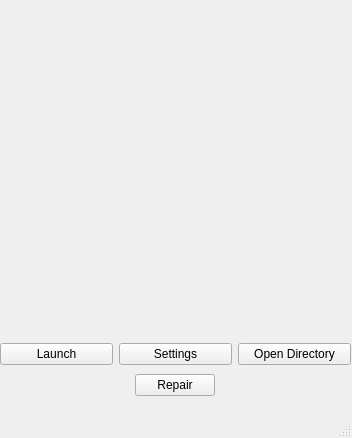
<?xml version="1.0" encoding="UTF-8"?>
<ui version="4.0">
 <class>MainWindow</class>
 <widget class="QMainWindow" name="MainWindow">
  <property name="geometry">
   <rect>
    <x>0</x>
    <y>0</y>
    <width>352</width>
    <height>438</height>
   </rect>
  </property>
  <property name="windowTitle">
   <string>Launcher</string>
  </property>
  <widget class="QWidget" name="centralwidget">
   <property name="autoFillBackground">
    <bool>true</bool>
   </property>
   <widget class="QWidget" name="horizontalLayoutWidget">
    <property name="geometry">
     <rect>
      <x>0</x>
      <y>339</y>
      <width>351</width>
      <height>31</height>
     </rect>
    </property>
    <layout class="QHBoxLayout" name="horizontalLayout">
     <item>
      <widget class="QPushButton" name="launch_button">
       <property name="text">
        <string>Launch</string>
       </property>
      </widget>
     </item>
     <item>
      <widget class="QPushButton" name="settings_button">
       <property name="text">
        <string>Settings</string>
       </property>
      </widget>
     </item>
     <item>
      <widget class="QPushButton" name="open_directory_button">
       <property name="text">
        <string>Open Directory</string>
       </property>
      </widget>
     </item>
    </layout>
   </widget>
   <widget class="QLabel" name="label">
    <property name="geometry">
     <rect>
      <x>0</x>
      <y>0</y>
      <width>351</width>
      <height>331</height>
     </rect>
    </property>
    <property name="text">
     <string/>
    </property>
    <property name="pixmap">
     <pixmap>Star_Citizen_GATAC_Syulen_G03_4k.png</pixmap>
    </property>
   </widget>
   <widget class="QWidget" name="horizontalLayoutWidget_2">
    <property name="geometry">
     <rect>
      <x>-1</x>
      <y>370</y>
      <width>351</width>
      <height>31</height>
     </rect>
    </property>
    <layout class="QHBoxLayout" name="horizontalLayout_2">
     <item>
      <spacer name="horizontalSpacer">
       <property name="orientation">
        <enum>Qt::Horizontal</enum>
       </property>
       <property name="sizeHint" stdset="0">
        <size>
         <width>40</width>
         <height>20</height>
        </size>
       </property>
      </spacer>
     </item>
     <item>
      <widget class="QPushButton" name="repair_button">
       <property name="text">
        <string>Repair</string>
       </property>
      </widget>
     </item>
     <item>
      <spacer name="horizontalSpacer_2">
       <property name="orientation">
        <enum>Qt::Horizontal</enum>
       </property>
       <property name="sizeHint" stdset="0">
        <size>
         <width>40</width>
         <height>20</height>
        </size>
       </property>
      </spacer>
     </item>
    </layout>
   </widget>
  </widget>
  <widget class="QStatusBar" name="statusbar"/>
  <widget class="QMenuBar" name="menubar">
   <property name="geometry">
    <rect>
     <x>0</x>
     <y>0</y>
     <width>352</width>
     <height>21</height>
    </rect>
   </property>
  </widget>
 </widget>
 <resources/>
 <connections/>
</ui>
